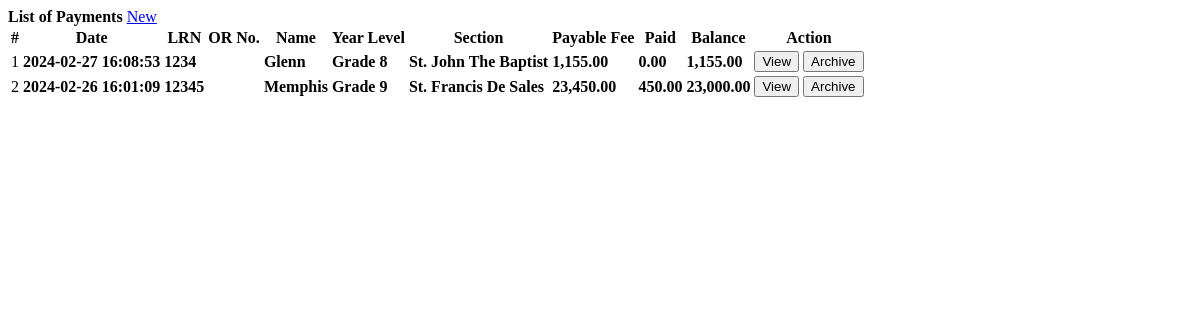
The page /payments.php on the database its author committed.
### tables this page shows
CREATE TABLE `payments` (
  `id` int(30) NOT NULL,
  `student_id` int(11) NOT NULL,
  `course_id` int(11) NOT NULL,
  `paid_amount` float NOT NULL,
  `total_amount` float NOT NULL,
  `balance` int(11) NOT NULL,
  `remarks` text NOT NULL,
  `date_created` datetime NOT NULL DEFAULT current_timestamp() ON UPDATE current_timestamp(),
  `archived` int(11) NOT NULL
);

CREATE TABLE `student` (
  `id` int(30) NOT NULL,
  `id_no` int(11) NOT NULL,
  `name` text NOT NULL,
  `course` varchar(10) NOT NULL,
  `level` varchar(20) NOT NULL,
  `contact` varchar(100) NOT NULL,
  `address` text NOT NULL,
  `email` varchar(200) NOT NULL,
  `date_created` datetime NOT NULL DEFAULT current_timestamp()
);

### payments.php (the view, shortened to what this page needs)
<?php include('db_connect.php');?>
<link rel="stylesheet" type="text/css" href="https://cdn.datatables.net/1.10.24/css/jquery.dataTables.css">
<div class="container-fluid">
    <div class="col-lg-12">
        <div class="row">
            <div class="col-md-12">
                <div class="card">
                    <div class="card-header">
                        <b>List of Payments </b>
                        <span class="float:right"><a class="btn btn-danger btn-block btn-sm col-sm-2 float-right"
                                href="javascript:void(0)" id="new_fees">
                                <i class="fa fa-plus"></i> New
                            </a></span>
                    </div>
                    <div class="card-body">
                        <table id="payments" class="table table-condensed table-bordered table-hover">
                            <thead>
                                <tr>
                                <th class="text-center">#</th>
                                    <th class="">Date</th>
                                    <th class="">LRN </th>
                                    <th class="">OR No. </th>
                                    <th class="">Name</th>
                                    <th class="">Year Level</th>
                                    <th class="">Section</th>
                                    <th class="">Payable Fee</th>
                                    <th class="">Paid</th>
                                    <th class="">Balance</th>
                                    <th class="text-center">Action</th>
                                </tr>
                            </thead>
                            <tbody>
                                <?php
$i = 1;
$payments_query = $conn->query("SELECT * FROM payments WHERE archived = 0 ORDER BY student_id ASC");
while ($payment = $payments_query->fetch_assoc()):
    $student_id = $payment['student_id'];
    $student_query = $conn->query("SELECT s.name as sname, s.id_no, s.course, s.level, p.total_amount FROM student s INNER JOIN payments p ON s.id = p.student_id WHERE s.id = $student_id");
    $student = $student_query->fetch_assoc();
    $paid = $payment['paid_amount'];
    $balance = $student['total_amount'] - $paid;
?>
                                <tr>
                                    <td class="text-center"><?php echo $i++ ?></td>
                                    <td>
                                        <p><b><?php echo $payment['date_created'] ?></b></p>
                                    </td>
                                    <td>
                                        <p><b><?php echo $student['id_no'] ?></b></p>
                                    </td>
                                    <td>
                                    </td>
                                    <td>
                                        <p><b><?php echo ucwords($student['sname']) ?></b></p>
                                    </td>
                                    <td>
                                        <p><b><?php echo $student['course'] ?></b></p>
                                    </td>
                                    <td>
                                        <p><b><?php echo ucwords($student['level']) ?></b></p>
                                    </td>
                                    <td class="text-right">
                                        <p><b><?php echo number_format($student['total_amount'], 2) ?></b></p>
                                    </td>
                                    <td class="text-right">
                                        <p><b><?php echo number_format($paid, 2) ?></b></p>
                                    </td>
                                    <td class="text-right">
                                        <p> <b><?php echo number_format($balance,2) ?></b></p>
                                    </td>
                                    <td class="text-center">
                                    <button class="btn btn-sm btn-outline-primary view_payment" type="button" data-id="<?php echo $payment['id'] ?>">View</button>
                                    <button class="btn btn-sm btn-outline-warning archive_payment" type="button" data-id="<?php echo $payment['id'] ?>" data-action="archive_payment">Archive</button>
                                </td>
                                </tr>
                                <?php endwhile; ?>
                            </tbody>
                        </table>
                    </div>
                </div>
            </div>
        </div>
    </div>
</div>

### payments.php (style rules this page uses)
td { vertical-align: middle !important; }
td p { margin: unset }

### rows shown on the page
payments: date_created "2024-02-27 16:08:53", student.id_no "1234", student.name "Glenn", student.course "Grade 8", student.level "St. John The Baptist", total_amount "1,155.00", paid_amount "0.00", balance "1,155.00"
payments: date_created "2024-02-26 16:01:09", student.id_no "12345", student.name "Memphis", student.course "Grade 9", student.level "St. Francis De Sales", total_amount "23,450.00", paid_amount "450.00", balance "23,000.00"
